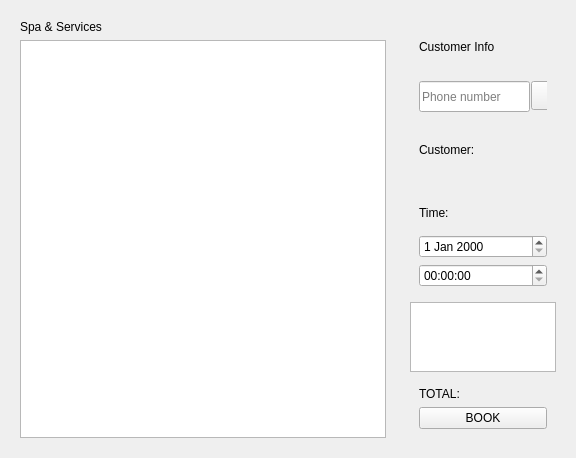
        <widget class="QWidget" name="posSpaPage">
         <layout class="QHBoxLayout" name="horizontalLayout_7" stretch="7,3">
          <item>
           <widget class="QWidget" name="spaLeftPanel" native="true">
            <layout class="QVBoxLayout" name="verticalLayout_8">
             <item>
              <widget class="QLabel" name="posSpaTitle">
               <property name="text">
                <string>Spa &amp; Services</string>
               </property>
              </widget>
             </item>
             <item>
              <widget class="QTableWidget" name="posSpaTable"/>
             </item>
            </layout>
           </widget>
          </item>
          <item>
           <widget class="QWidget" name="spaRightPanel" native="true">
            <layout class="QVBoxLayout" name="verticalLayout_12" stretch="3,2,1,1">
             <item>
              <widget class="QWidget" name="widget_3" native="true">
               <property name="maximumSize">
                <size>
                 <width>16777215</width>
                 <height>200</height>
                </size>
               </property>
               <layout class="QVBoxLayout" name="verticalLayout_9" stretch="1,3,0">
                <item>
                 <widget class="QLabel" name="posInfoTitleLabel_2">
                  <property name="maximumSize">
                   <size>
                    <width>100000</width>
                    <height>30</height>
                   </size>
                  </property>
                  <property name="text">
                   <string>Customer Info</string>
                  </property>
                 </widget>
                </item>
                <item>
                 <widget class="QWidget" name="customerBox_2" native="true">
                  <property name="maximumSize">
                   <size>
                    <width>16777215</width>
                    <height>50</height>
                   </size>
                  </property>
                  <widget class="QLineEdit" name="spaPhoneInput">
                   <property name="geometry">
                    <rect>
                     <x>0</x>
                     <y>10</y>
                     <width>111</width>
                     <height>31</height>
                    </rect>
                   </property>
                   <property name="placeholderText">
                    <string>Phone number</string>
                   </property>
                  </widget>
                  <widget class="QPushButton" name="spaCheckButton">
                   <property name="geometry">
                    <rect>
                     <x>112</x>
                     <y>10</y>
                     <width>61</width>
                     <height>29</height>
                    </rect>
                   </property>
                   <property name="text">
                    <string>Find</string>
                   </property>
                  </widget>
                 </widget>
                </item>
                <item>
                 <widget class="QLabel" name="spaClientNameLabel">
                  <property name="maximumSize">
                   <size>
                    <width>16777215</width>
                    <height>40</height>
                   </size>
                  </property>
                  <property name="text">
                   <string>Customer:</string>
                  </property>
                 </widget>
                </item>
               </layout>
              </widget>
             </item>
             <item>
              <widget class="QWidget" name="widget_4" native="true">
               <layout class="QVBoxLayout" name="verticalLayout_11">
                <item>
                 <widget class="QLabel" name="label_2">
                  <property name="text">
                   <string>Time:</string>
                  </property>
                 </widget>
                </item>
                <item>
                 <widget class="QDateEdit" name="spaDateEdit"/>
                </item>
                <item>
                 <widget class="QTimeEdit" name="spaTimeEdit"/>
                </item>
               </layout>
              </widget>
             </item>
             <item>
              <widget class="QListWidget" name="spaCartList"/>
             </item>
             <item>
              <widget class="QWidget" name="widget_5" native="true">
               <layout class="QVBoxLayout" name="verticalLayout_10">
                <item>
                 <widget class="QLabel" name="spaTotalLabel">
                  <property name="text">
                   <string>TOTAL:</string>
                  </property>
                 </widget>
                </item>
                <item>
                 <widget class="QPushButton" name="spaBookButton">
                  <property name="text">
                   <string>BOOK</string>
                  </property>
                 </widget>
                </item>
               </layout>
              </widget>
             </item>
            </layout>
           </widget>
          </item>
         </layout>
        </widget>
